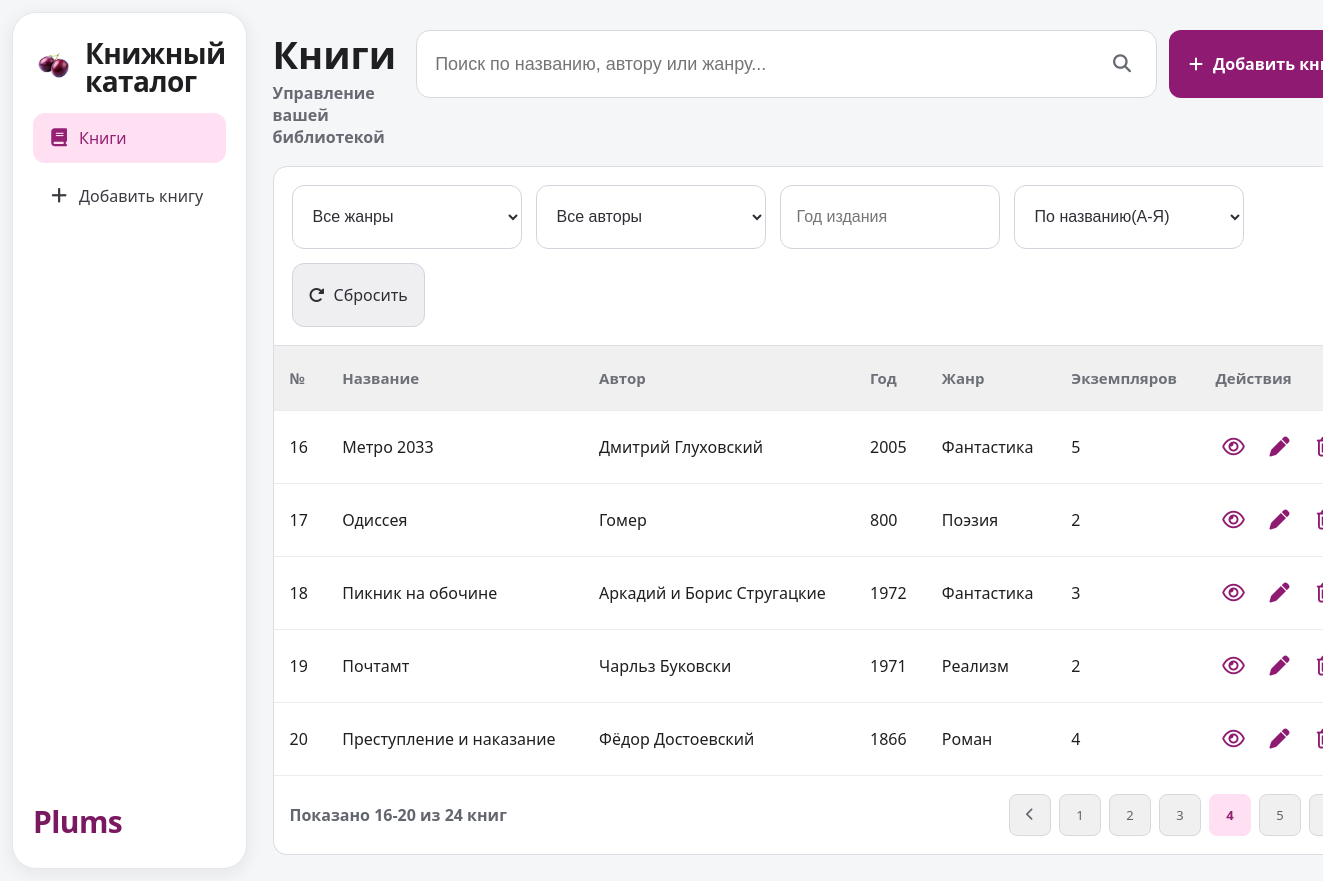
Screenshot of /?page=4&q=&author=&genre=&year=&sort=title_asc with the database file from the repository.
### tables this page shows
CREATE TABLE books (
                id INTEGER PRIMARY KEY AUTOINCREMENT,
                title TEXT NOT NULL,
                author TEXT NOT NULL,
                year INTEGER NOT NULL,
                genre TEXT NOT NULL,
                copies INTEGER NOT NULL DEFAULT 0
            , description TEXT NOT NULL DEFAULT '');

### app.py (the view)
@app.get("/")
def index():
    return render_template("index.html", **build_index_context(request.args))

### app.py (called while the page is built)
def _ensure_data_dir() -> None:
    DB_FILE.parent.mkdir(parents=True, exist_ok=True)

def get_connection() -> sqlite3.Connection:
    _ensure_data_dir()
    conn = sqlite3.connect(DB_FILE)
    conn.row_factory = sqlite3.Row
    return conn

def _ensure_description_column(conn: sqlite3.Connection) -> None:
    columns = {row["name"] for row in conn.execute("PRAGMA table_info(books)")}
    if "description" not in columns:
        conn.execute("ALTER TABLE books ADD COLUMN description TEXT NOT NULL DEFAULT ''")

def load_books() -> List[Book]:
    init_db()
    with get_connection() as conn:
        rows = conn.execute(
            "SELECT id, title, author, year, genre, copies, description FROM books"
        ).fetchall()
    return [
        Book(
            id=row["id"],
            title=row["title"],
            author=row["author"],
            year=row["year"],
            genre=row["genre"],
            copies=row["copies"],
            description=row["description"] or "",
        )
        for row in rows
    ]

def parse_int(value: str, default: int = 0) -> int:
    try:
        return int(value)
    except (TypeError, ValueError):
        return default

def parse_sort(sort_key: str) -> Tuple[str, str]:
    mapping = {
        "title_asc": ("title", "asc"),
        "title_desc": ("title", "desc"),
        "author_asc": ("author", "asc"),
        "author_desc": ("author", "desc"),
        "year_asc": ("year", "asc"),
        "year_desc": ("year", "desc"),
    }
    return mapping.get(sort_key, ("title", "asc"))

### templates/index.html (shortened to what this page needs)
{% extends "base.html" %}
{% block content %}
<div class="top-bar">
  <div class="top-title">
    <h1>Книги</h1>
    <p>Управление вашей библиотекой</p>
  </div>
  <div class="top-actions">
    <form class="search-form" method="get" action="{{ url_for('index') }}">
      <input
        type="text"
        name="q"
        placeholder="Поиск по названию, автору или жанру..."
        value="{{ filters.q }}"
      />
      <button type="submit" class="icon-btn" aria-label="Искать">
        <i class="fa-solid fa-magnifying-glass"></i>
      </button>
    </form>
    <a class="add-btn" href="{{ url_for('new_book') }}">
      <i class="fa-solid fa-plus"></i>
      Добавить книгу
    </a>
  </div>
</div>
<form class="filters" method="get" action="{{ url_for('index') }}">
  <select name="genre" onchange="this.form.submit()">
    <option value="" {% if not filters.genre %}selected{% endif %}>Все жанры</option>
  </select>
  <select name="author" onchange="this.form.submit()">
    <option value="" {% if not filters.author %}selected{% endif %}>Все авторы</option>
  </select>
  <input type="text" name="year" placeholder="Год издания" value="{{ filters.year }}" />
  <select name="sort" onchange="this.form.submit()">
    {% for value, label in sort_options %}
    <option value="{{ value }}" {% if filters.sort == value %}selected{% endif %}>{{ label }}</option>
    {% endfor %}
  </select>
  <a class="reset-btn" href="{{ url_for('index') }}"><i class="fa-solid fa-rotate-right"></i>Сбросить</a>
</form>
<div class="table-container">
  {% if books %}
  <table>
    <thead>
      <tr>
        <th>№</th>
        <th>Название</th>
        <th>Автор</th>
        <th>Год</th>
        <th>Жанр</th>
        <th>Экземпляров</th>
        <th>Действия</th>
      </tr>
    </thead>
    <tbody>
      {% for book in books %}
      <tr>
        <td>{{ pagination.start + loop.index0 }}</td>
        <td>{{ book.title }}</td>
        <td>{{ book.author }}</td>
        <td>{{ book.year }}</td>
        <td>{{ book.genre }}</td>
        <td>{{ book.copies }}</td>
        <td class="actions">
          <a href="{{ url_for('view_book', book_id=book.id) }}" title="Просмотр"><i class="fa-regular fa-eye"></i></a>
          <a href="{{ url_for('edit_book', book_id=book.id, **filters) }}" title="Редактировать"><i class="fa-solid fa-pen"></i></a>
          <a href="{{ url_for('confirm_delete_book', book_id=book.id, **filters) }}" title="Удалить" class="delete-link"><i class="fa-regular fa-trash-can"></i></a>
        </td>
      </tr>
      {% endfor %}
    </tbody>
  </table>
  <div class="pagination">
    <span>Показано {{ pagination.start }}-{{ pagination.end }} из {{ pagination.total_books }} книг</span>
    <div class="pages">
      {% if pagination.has_prev %}
      <a href="{{ url_for('index', page=pagination.page - 1, **filters) }}">
        <i class="fa-solid fa-chevron-left"></i>
      </a>
      {% else %}
      <span class="page-disabled"><i class="fa-solid fa-chevron-left"></i></span>
      {% endif %}
      {% for p in range(1, pagination.total_pages + 1) %}
      <a href="{{ url_for('index', page=p, **filters) }}" class="{% if p == pagination.page %}active-page{% endif %}">
        {{ p }}
      </a>
      {% endfor %}
      {% if pagination.has_next %}
      <a href="{{ url_for('index', page=pagination.page + 1, **filters) }}">
      </a>
      {% else %}
      <span class="page-disabled"><i class="fa-solid fa-chevron-right"></i></span>
      {% endif %}
    </div>
  </div>
  {% endif %}
</div>
{% endblock %}

### static/styles.css (style rules this page uses)
* { margin: 0; padding: 0; box-sizing: border-box; }
body { font-family: "Segoe UI", Arial, sans-serif; background: #f5f6f8; color: #1f1f22; font-size: 16px; }
.top-bar { display: flex; justify-content: space-between; align-items: flex-start; margin-bottom: 18px; gap: 20px; }
.top-title { margin-top: 4px; }
.top-bar h1 { font-size: 38px; line-height: 1.1; margin-bottom: 6px; }
.top-bar p { color: #676a72; font-size: 16px; font-weight: 600; }
.top-actions { display: flex; align-items: stretch; gap: 12px; }
.search-form { width: min(920px, 56vw); height: 68px; border: 1px solid #d8d9df; border-radius: 14px; background: #fff; display: flex; align-items: center; padding: 0 10px 0 18px; }
.search-form input { flex: 1; border: none; font-size: 18px; background: transparent; color: #2e2f35; }
.icon-btn { height: 48px; width: 48px; border: none; background: transparent; color: #666a74; cursor: pointer; font-size: 18px; }
.add-btn { background: #8f1a71; color: #fff; border: none; border-radius: 12px; padding: 0 20px; min-height: 68px; font-size: 16px; font-weight: 700; cursor: pointer; display: inline-flex; align-items: center; gap: 10px; text-decoration: none; white-space: nowrap; }
.filters { background: #fff; padding: 18px; border-radius: 14px 14px 0 0; display: flex; gap: 14px; margin-bottom: 0; border: 1px solid #dbdde2; flex-wrap: wrap; }
.filters input, .filters select, .apply-btn, .reset-btn { min-height: 64px; padding: 12px 16px; border-radius: 12px; border: 1px solid #d3d5dc; background: #fff; font-size: 16px; color: #2d2f35; }
.filters input { min-width: 220px; width: 220px; }
.filters select { width: 230px; }
.reset-btn { text-decoration: none; display: inline-flex; align-items: center; gap: 9px; background: #efeff2; cursor: pointer; }
.table-container { background: #fff; border-radius: 0 0 14px 14px; overflow: hidden; border: 1px solid #dbdde2; border-top: none; }
table { width: 100%; border-collapse: collapse; }
thead { background: #f0f0f1; }
th, td { padding: 22px 16px; text-align: left; font-size: 16px; }
th { color: #6d7078; font-size: 15px; font-weight: 700; }
tbody tr { border-top: 1px solid #ececf0; }
.actions { display: flex; align-items: center; gap: 10px; }
.actions a { color: #8f1a71; text-decoration: none; font-size: 20px; width: 36px; text-align: center; }
.danger-btn, .delete-link { background: transparent; color: #da2a2a; border: none; font-size: 22px; padding: 4px; cursor: pointer; text-decoration: none; display: inline-flex; align-items: center; justify-content: center; width: 36px; }
.pagination { display: flex; justify-content: space-between; align-items: center; padding: 18px 16px; border-top: 1px solid #ececf0; }
.pagination span { color: #63666f; font-size: 16px; font-weight: 600; }
.pages { display: flex; gap: 8px; align-items: center; }
.pages a, .page-disabled { width: 42px; height: 42px; border: 1px solid #d7d8de; border-radius: 8px; background: #f0f0f1; display: inline-flex; align-items: center; justify-content: center; text-decoration: none; cursor: pointer; font-size: 13px; color: #5f636b; }
.active-page { background: #ffdff2 !important; color: #902172 !important; font-weight: bold; border-color: #ffdff2 !important; }

### rows the page displays
books: start "16", title "Метро 2033", author "Дмитрий Глуховский", year "2005", genre "Фантастика", copies "5"
books: start "17", title "Одиссея", author "Гомер", year "800", genre "Поэзия", copies "2"
books: start "18", title "Пикник на обочине", author "Аркадий и Борис Стругацкие", year "1972", genre "Фантастика", copies "3"
books: start "19", title "Почтамт", author "Чарльз Буковски", year "1971", genre "Реализм", copies "2"
books: pagination.start+loop.index0 "20", title "Преступление и наказание", author "Фёдор Достоевский", year "1866", genre "Роман", copies "4"

### other values shown
{{ pagination.start }} "16"
{{ pagination.end }} "20"
{{ pagination.total_books }} "24"
{{ p }} "1" "2" "3" "4" "5"
form field sort "По названию(А-Я)"
